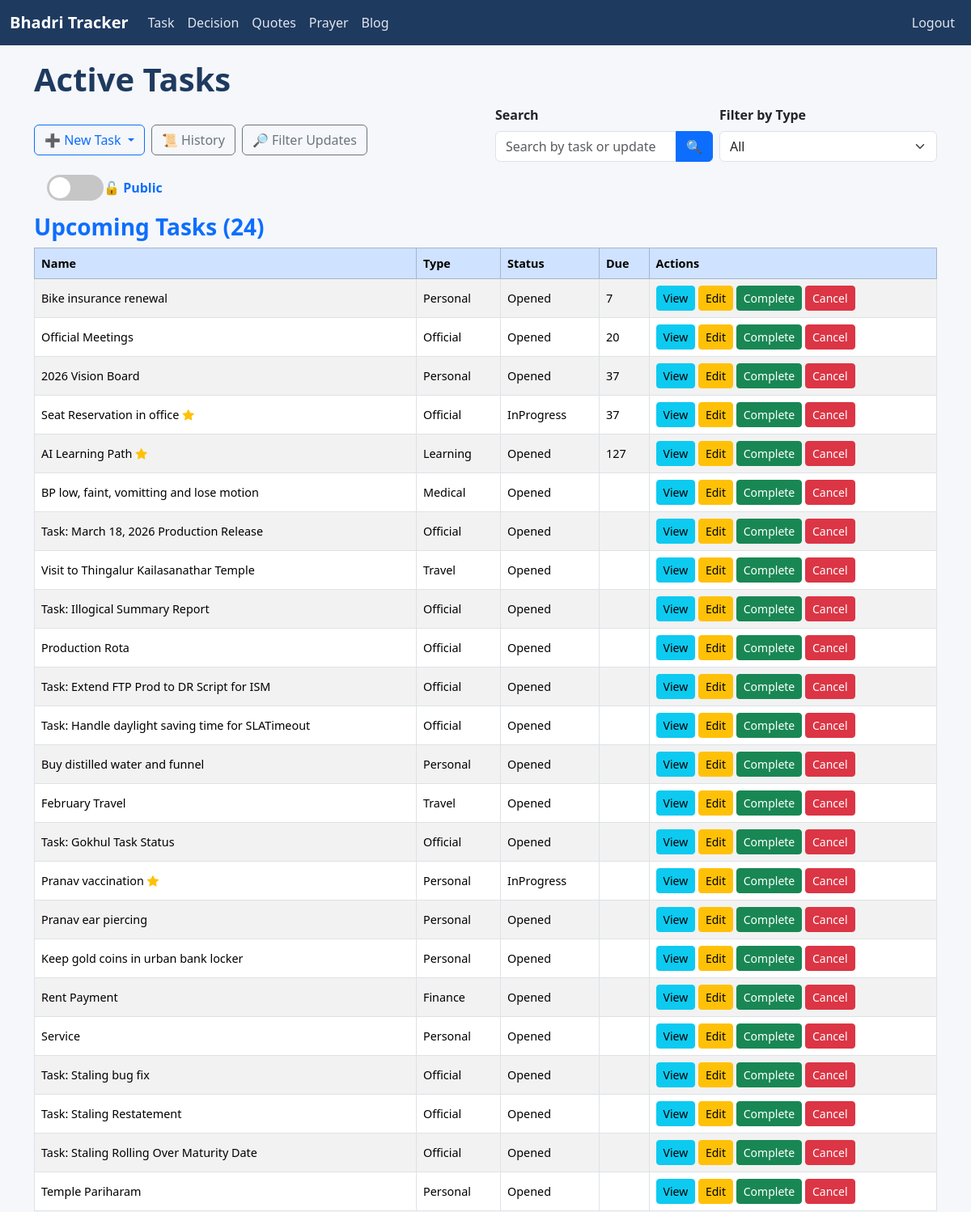
The app's page / (signed in, upper part), older data.
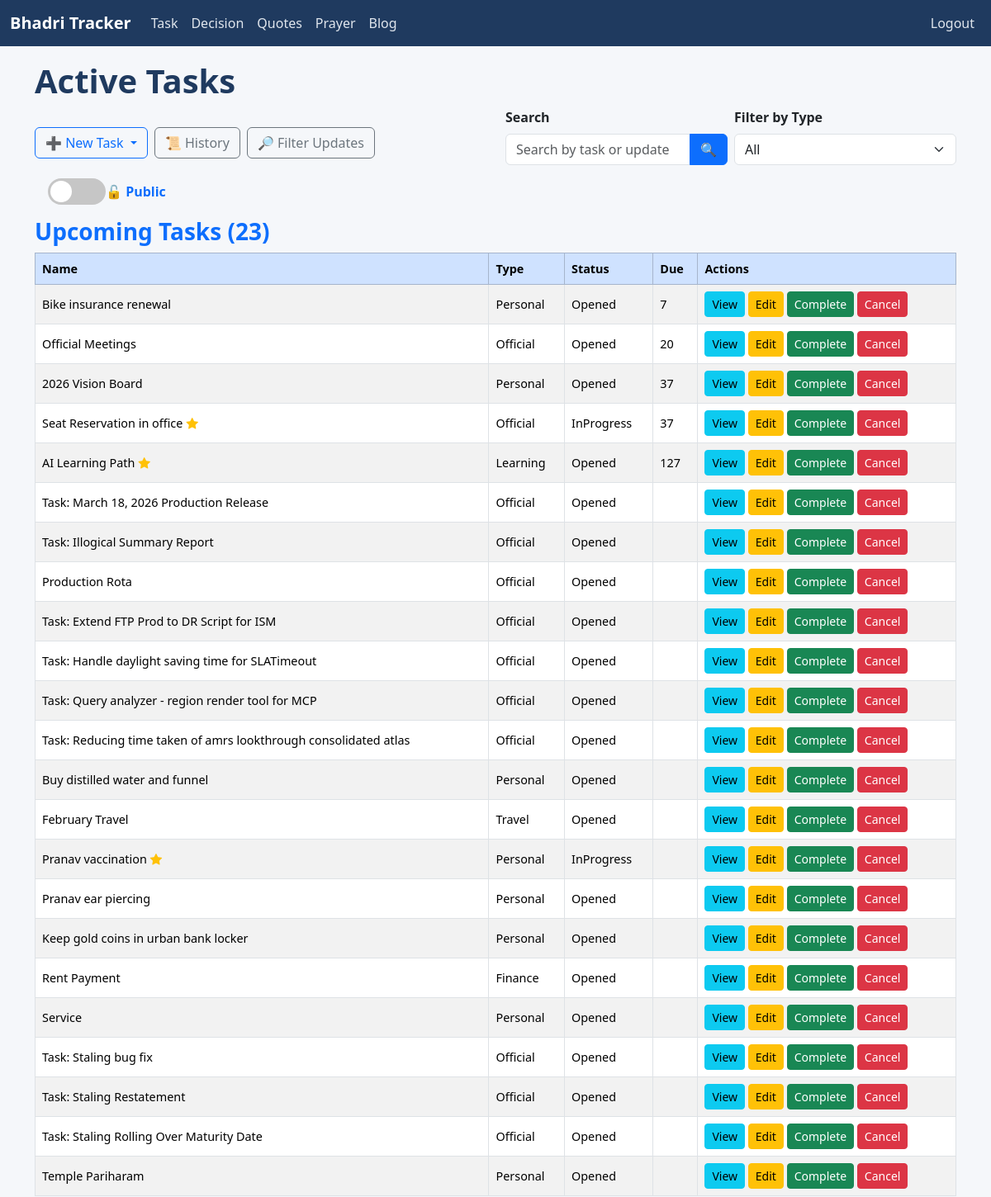
The same page, newer data.
### tracker/models.py (models this page shows, shortened)
class Task(models.Model):
    STATUS_CHOICES = [
        ('Opened', 'Opened'),
        ('InProgress', 'In Progress'),
        ('Completed', 'Completed'),
        ('Cancelled', 'Cancelled'),
        ('Hold', 'Hold'),
    ]
    name = models.CharField(max_length=200)
    status = models.CharField(max_length=20, choices=STATUS_CHOICES, default='Opened')
    task_type = models.ForeignKey(TaskType, on_delete=models.CASCADE)
    started_date = models.DateField(default=timezone.localtime(), null=True, blank=True)
    created_date = models.DateField(auto_now_add=True)
    updated_date = models.DateField(auto_now=True)
    completed_date = models.DateField(null=True, blank=True)
    target_date = models.DateField(default=timezone.localtime(), null=True, blank=True)
    is_bookmark = models.BooleanField(default=False)
    is_private = models.BooleanField(default=False)
    is_important = models.BooleanField(default=False)
    is_template = models.BooleanField(default=False)
    @property
    def days_till_upcoming(self):
        today = timezone.localdate()
        dates = []
        if self.started_date and self.started_date >= today:
            dates.append(self.started_date)
        if self.target_date and self.target_date >= today:
            dates.append(self.target_date)
        for upd in self.updates.all():
            if upd.status not in ['Completed', 'Cancelled'] and upd.date and upd.date >= today:
                dates.append(upd.date)
        if not dates:
            return None
        return (min(dates) - today).days

class TaskType(models.Model):
    name = models.CharField(max_length=50, unique=True)
    class Meta:
        ordering = ['name']

class Update(models.Model):
    STATUS_CHOICES = [
        ('Opened', 'Opened'),
        ('InProgress', 'In Progress'),
        ('Completed', 'Completed'),
        ('Cancelled', 'Cancelled')
    ]
    REMINDER_CHOICE = [
        ('Days', 'Days'),
        ('Workweek', 'Workweek'),
        ('Weekly', 'Weekly'),
        ('Monthly', 'Monthly'),
        ('Yearly', 'Yearly'),
    ]
    task = models.ForeignKey(Task, on_delete=models.CASCADE, related_name='updates')
    date = models.DateField(default=timezone.localtime(), null=True, blank=True)
    description = models.TextField()
    is_check_box = models.BooleanField(default=False)
    status = models.CharField(max_length=20, choices=STATUS_CHOICES, default='Opened')
    reminder_type = models.CharField(max_length=20, choices=REMINDER_CHOICE, null=True, blank=True)
    can_store_reminder = models.BooleanField(default=False)
    date_to_remind = models.IntegerField(null=True, blank=True)

### tracker/views.py (the view)
# urls.py: path('', views.TaskListView.as_view(), name='task_list'),
class TaskListView(LoginRequiredMixin, ListView):
    model = Task
    template_name = 'tracker/task_list.html'
    context_object_name = 'tasks'
    def get_queryset(self):
        queryset = Task.objects.exclude(
            status__in=['Completed', 'Cancelled', 'Hold']
        ).exclude(
            is_bookmark=True
        ).exclude(
            is_template=True
        )
        view_mode = self.request.GET.get('view', 'public')
        if view_mode == "private":
            user_profile = getattr(self.request.user, "userprofile", None)
            if user_profile is None or not user_profile.special_privilege_password:
                messages.error(self.request, "You do not have access to private tasks.")
                return Task.objects.none()
            if not self.request.session.get("private_access"):
                raise PermissionError("PRIVATE_ACCESS_REQUIRED")
            queryset = queryset.filter(is_private=True)
        elif view_mode == "public":
            self.request.session['private_access'] = False
            queryset = queryset.filter(is_private=False)
        search_query = self.request.GET.get('search')
        if search_query:
            queryset = queryset.filter(
                Q(name__icontains=search_query) |
                Q(updates__description__icontains=search_query)
            ).distinct()
        task_type_id = self.request.GET.get('task_type')
        if task_type_id:
            queryset = queryset.filter(task_type_id=task_type_id)
        tasks = list(queryset)
        tasks = [t for t in tasks if t.days_till_upcoming != 0]
        tasks.sort(
            key=lambda t: (
                t.days_till_upcoming is None,
                t.days_till_upcoming,
                t.target_date is None,
                t.target_date,
                t.name.lower(),
            )
        )
        return tasks
    def get_context_data(self, **kwargs):
        context = super().get_context_data(**kwargs)
        task_type_id = self.request.GET.get('task_type')
        search_query = self.request.GET.get('search', '')
        view_mode = self.request.GET.get('view', 'public')
        context['task_types'] = TaskType.objects.all()
        context['selected_type'] = int(task_type_id) if task_type_id else None
        context['search_query'] = search_query
        context['view_mode'] = view_mode
        common_filters = {}
        if task_type_id:
            common_filters['task_type_id'] = task_type_id
        if search_query:
            common_filters['name__icontains'] = search_query
        if view_mode == "private":
            common_filters['is_private'] = True
        base_queryset = Task.objects.filter(**common_filters) \
            .exclude(status__in=['Completed', 'Cancelled', 'Hold']) \
            .exclude(is_bookmark=True) \
            .exclude(is_template=True) \
            .order_by('name')
        today_tasks = [
            task for task in base_queryset
            if task.days_till_upcoming == 0
        ]
        context['today_tasks'] = today_tasks
        if view_mode == "public":
            common_filters['is_private'] = False
        held_tasks = Task.objects.filter(
            status__in=['Hold'],
            **common_filters
        ).exclude(is_template=True).order_by('name')
        context['held_tasks'] = held_tasks
        bookmarked_tasks = Task.objects.filter(
            is_bookmark=True,
            status__in=['Opened', 'InProgress'],
            **common_filters
        ).exclude(is_template=True).order_by('name')
        context['bookmarked_tasks'] = bookmarked_tasks
        template_tasks = Task.objects.filter(
            is_template=True,
            **common_filters
        ).order_by('name')
        context['template_tasks'] = template_tasks
        return context
    def dispatch(self, request, *args, **kwargs):
        try:
            return super().dispatch(request, *args, **kwargs)
        except PermissionError as e:
            if str(e) == "PRIVATE_ACCESS_REQUIRED":
                return redirect("private_access", "tracker:task_list")
            raise

### templates/tracker/task_list.html (shortened to what this page needs)
{% extends 'base.html' %}
{% load static %}
{% block style %}
<link rel="stylesheet" href="{% static 'css/task_list.css' %}">
{% endblock %}
{% block content %}
<h1>Active Tasks</h1>
<div class="row align-items-end mb-3">
  <div class="col-md-6 mb-2">
    <div class="d-flex gap-2 flex-wrap">
      <div class="dropdown">
        <button class="btn btn-outline-primary dropdown-toggle"
                type="button"
                data-bs-toggle="dropdown"
                aria-expanded="false">
          ➕ New Task
        </button>
      </div>
      <a href="{% url 'tracker:task_history' %}"
         class="btn btn-outline-secondary">
         📜 History
      </a>
      <a href="{% url 'tracker:update_filter' %}" class="btn btn-outline-secondary">
        🔎 Filter Updates
      </a>
    </div>
  </div>
  <div class="col-md-6">
    <form method="get" class="row g-2 align-items-end">
      <div class="col-md-6">
        <label class="form-label fw-bold">Search</label>
        <div class="input-group">
          <input type="text"
                 name="search"
                 value="{{ search_query }}"
                 class="form-control"
                 placeholder="Search by task or update">
          <button type="submit" class="btn btn-primary">🔍</button>
        </div>
      </div>
      <div class="col-md-6">
        <label class="form-label fw-bold">Filter by Type</label>
        <select name="task_type"
                class="form-select"
                onchange="this.form.submit()">
          <option value="">All</option>
        </select>
      </div>
    </form>
  </div>
</div>
<div class="toggle-container mb-3 ms-3">
  <a href="{% if view_mode == 'public' %}{% url 'private_access' 'tracker:task_list' %}{% else %}?view=public{% endif %}"
     class="text-decoration-none d-flex align-items-center">
    <div class="toggle-switch {% if view_mode == 'private' %}active{% endif %}">
      <div class="toggle-circle"></div>
    </div>
    <span class="toggle-label">
      {% if view_mode == 'private' %}
        🔒 Private
      {% else %}
        🔓 Public
      {% endif %}
    </span>
  </a>
</div>
<h3 class="text-primary mb-2">Upcoming Tasks ({{ tasks|length }})</h3>
<div class="table-responsive">
  <table class="table table-striped table-bordered align-middle text-nowrap">
    <thead class="table-primary">
      <tr>
        <th>Name</th>
        <th>Type</th>
        <th>Status</th>
        <th>Due</th>
        <th>Actions</th>
      </tr>
    </thead>
    <tbody>
      {% for task in tasks %}
      <tr>
        <td>{{ task.name }}{% if task.is_important %}<i class="bi bi-star-fill text-warning ms-1"></i>{% endif %}</td>
        <td>{{ task.task_type.name }}</td>
        <td>{{ task.status }}</td>
        <td>{% if task.days_till_upcoming == 0 %}Today{% elif task.days_till_upcoming > 0 %}{{ task.days_till_upcoming }}{% endif %}</td>
        <td>
          <a href="{% url 'tracker:update_list' task.id %}" class="btn btn-sm btn-info">View</a>
          <a href="{% url 'tracker:task_update' task.id %}" class="btn btn-sm btn-warning">Edit</a>
          <a href="{% url 'tracker:mark_task_complete' task.id %}" class="btn btn-sm btn-success">Complete</a>
          <a href="{% url 'tracker:mark_task_cancel' task.id %}" class="btn btn-sm btn-danger">Cancel</a>
        </td>
      </tr>
      {% empty %}
        <tr><td colspan="6" class="text-center text-muted">No tasks found</td></tr>
      {% endfor %}
    </tbody>
  </table>
</div>
</div>
{% endblock %}

Row changes from the older to the newer data that the page shows:
no longer on this page (row edited): Task: name "BP low, faint, vomitting and lose motion", task_type.name "Medical", status "Opened"
no longer on this page (row edited): Task: name "Visit to Thingalur Kailasanathar Temple", task_type.name "Travel", status "Opened"
no longer on this page (row edited): Task: name "Task: Gokhul Task Status", task_type.name "Official", status "Opened"
added Task: name "Task: Query analyzer - region render tool for MCP", task_type.name "Official", status "Opened"
added Task: name "Task: Reducing time taken of amrs lookthrough consolidated atlas", task_type.name "Official", status "Opened"
Text that changed along with them:
{{ tasks|length }}: "24" → "23"
